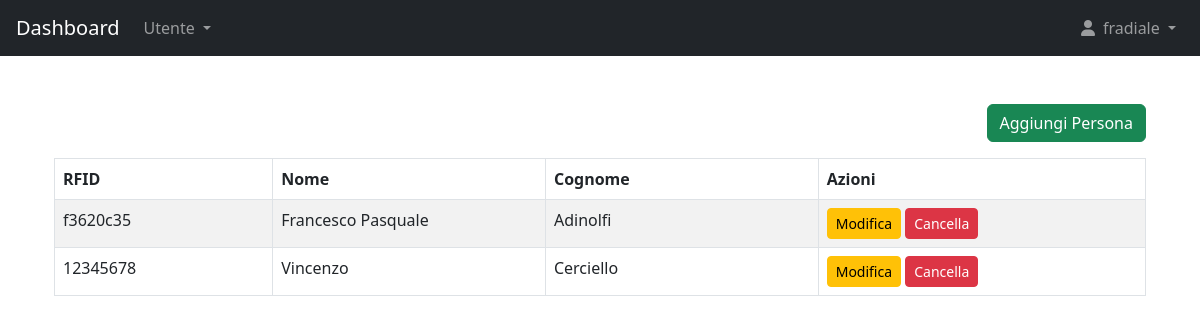
The page /accounts/user_management/ (signed in) on the database as committed earlier.
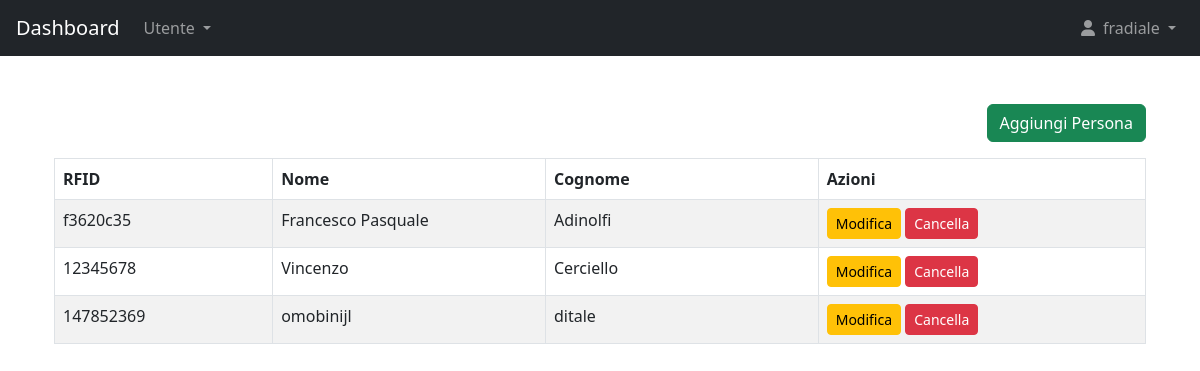
The same page on the database as committed later.
### accounts/models.py (models this page shows, shortened)
class Person(models.Model):
    rfid = models.CharField(max_length=255, unique=True)
    first_name = models.CharField(max_length=255)
    last_name = models.CharField(max_length=255)

### accounts/views.py (the view)
# urls.py: path('user_management/', views.user_management_view, name='user_management'),
@login_required
def user_management_view(request):
    people = Person.objects.all()
    return render(request, 'accounts/user_management.html', {'people': people})

### accounts/templates/accounts/user_management.html (shortened to what this page needs)
{% extends 'dashboard.html' %}
{% block content %}
  <div class="container mt-5">
    <button class="btn btn-success mb-3 float-end" data-bs-toggle="modal" data-bs-target="#addPersonModal">Aggiungi Persona</button>
    <table class="table table-bordered table-striped">
      <thead>
        <tr>
          <th style="width: 20%;">RFID</th>
          <th style="width: 25%;">Nome</th>
          <th style="width: 25%;">Cognome</th>
          <th>Azioni</th>
        </tr>
      </thead>
      <tbody id="personTableBody">
        {% if people %}
          {% for person in people %}
            <tr id="person-row-{{ person.id }}">
              <td>{{ person.rfid }}</td>
              <td>{{ person.first_name }}</td>
              <td>{{ person.last_name }}</td>
              <td>
                <button class="btn btn-warning btn-sm" data-bs-toggle="modal" data-bs-target="#editPersonModal" data-id="{{ person.id }}" data-rfid="{{ person.rfid }}" data-first-name="{{ person.first_name }}" data-last-name="{{ person.last_name }}">Modifica</button>
                <button class="btn btn-danger btn-sm" data-bs-toggle="modal" data-bs-target="#deletePersonModal" data-id="{{ person.id }}">Cancella</button>
              </td>
            </tr>
          {% endfor %}
        {% else %}
          <tr>
            <td colspan="4" class="text-center">Non ci sono persone registrate</td>
          </tr>
        {% endif %}
      </tbody>
    </table>
  </div>
{% endblock %}

Rows that differ between the two databases and show on the page:
added Person: rfid "147852369", first_name "omobinijl", last_name "ditale"
